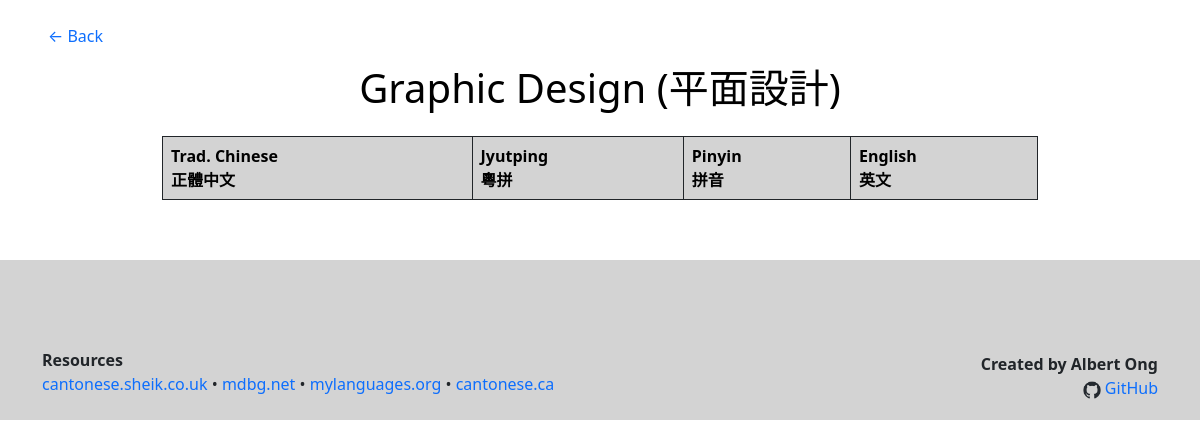
Before: /pages/category.php?name=Graphic Design&parent=Art&parent2=Nouns&chinese=平面設計 with the older database file.
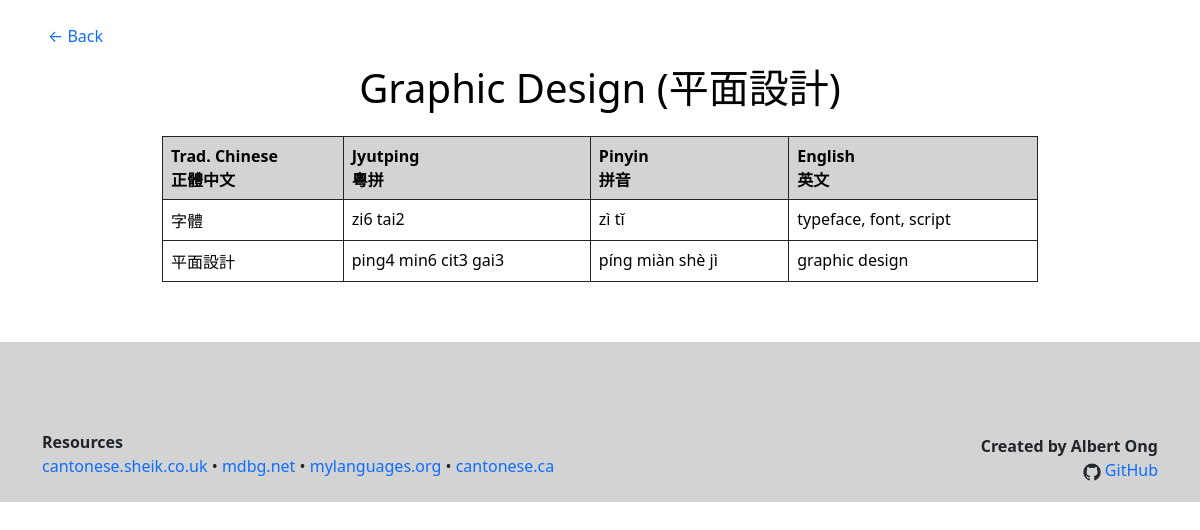
After: the same page with the newer database file.
### tables this page shows
CREATE TABLE "vocabulary" (
	"chinese"	TEXT NOT NULL,
	"chinese_variation"	TEXT,
	"jyutping"	TEXT NOT NULL,
	"pinyin"	TEXT NOT NULL,
	"english"	TEXT NOT NULL,
	"category"	TEXT NOT NULL,
	"subcategory"	TEXT,
	"subcategory2"	TEXT,
	"priority"	INTEGER,
	PRIMARY KEY("chinese","category","subcategory","subcategory2")
);

### pages/category.php (the view, shortened to what this page needs)
<html>
<head>
<link href="https://cdn.jsdelivr.net/npm/bootstrap@5.0.2/dist/css/bootstrap.min.css" rel="stylesheet">
<link rel="stylesheet" href="../assets/custom.css">
</head>
<body>
<div class="mx-5 mt-4">
  <a href="homepage.php">← Back</a>
</div>
<?php
$db = new SQLite3('../database/database.db');
$category_name = $_GET["name"];
$category_parent = $_GET["parent"];
$category_parent2 = $_GET["parent2"];
$category_chinese_name = $_GET["chinese"];
if ($category_parent == NULL AND $category_parent2 == NULL) {
  $category = "'$category_name'";
  $subcategory = "NULL";
  $subcategory2 = "NULL";
}
else if ($category_parent != NULL AND $category_parent2 == NULL){
  $category = "'$category_parent'";
  $subcategory = "'$category_name'";
  $subcategory2 = "NULL";
}
else if ($category_parent != NULL AND $category_parent2 != NULL) {
  $category = "'$category_parent2'";
  $subcategory = "'$category_parent'";
  $subcategory2 = "'$category_name'";
}
echo
"<div class='container mt-3 w-75'>
  <h1>$category_name ($category_chinese_name)</h1>
  <table class='table table-bordered border-dark text-black mt-4 mb-5'>
  <tr class='table-heading'>
    <th>Trad. Chinese<br>正體中文</th>
    <th>Jyutping<br>粵拼</th>
    <th>Pinyin<br>拼音 </th>
    <th>English<br>英文</th>
  </tr>";
if ($subcategory2 == "'States'") {
  $order = "priority ASC, english";
}
else {
  $order = "length(chinese), priority DESC, jyutping";
}
$query = "SELECT * FROM vocabulary
          WHERE category IS $category
          AND subcategory IS $subcategory
          AND subcategory2 IS $subcategory2
          ORDER BY $order";
$res = $db -> query($query);
while ($word = $res -> fetchArray()) {
  $chinese = $word[0];
  $chinese_variation = $word[1] != null ? "<br>" . $word[1] : null;
  $jyutping = $word[2];
  $pinyin = $word[3];
  $english = $word[4];
  echo "<tr>
          <td>$chinese$chinese_variation</td> <td>$jyutping</td> <td>$pinyin</td> <td>$english</td>
        </tr>";
}
echo "</table></div>";
?>
<nav class="navbar navbar-expand-lg navbar-light bg-lightgray h-20 d-flex align-items-end" style="margin-top: 5%;">
  <div class="container">
    <div class="navbar-collapse">
      <ul class="list-unstyled">
      <li><strong>Resources</strong></li>
      <li>
         <a target="_blank" href="http://www.cantonese.sheik.co.uk/">cantonese.sheik.co.uk</a>
       • <a target="_blank" href="https://www.mdbg.net/chinese/dictionary">mdbg.net</a>
       • <a target="_blank" href="http://mylanguages.org/learn_cantonese.php">mylanguages.org</a>
       • <a target="_blank" href="https://cantonese.ca/">cantonese.ca</a>
      </li>
      </ul>
      <div class="ms-auto mb-2 text-end">
        <strong>Created by Albert Ong</strong><br>
        <img src="../assets/github_icon.png" height="18px">
        <a class="ml-5" target="_blank" href="https://github.com/Albert-C-Ong/Cantonese-Vocabulary-Table">GitHub</a>
      </div>
    </div>
  </div>
</nav>
</body>
</html>

### assets/custom.css (style rules this page uses)
body { min-height: 100%; }
h1, h2, h3 { color: black; text-align: center; }
a { text-decoration: none; }
.bg-lightgray { background-color: lightgray; }
.h-20 { height: 20%; }
.table-heading { background-color: lightgray; }
.text-black { color: black; }

Changed rows visible on the page:
added vocabulary: chinese "字體", jyutping "zi6 tai2", pinyin "zì tǐ", english "typeface, font, script"
added vocabulary: chinese "平面設計", jyutping "ping4 min6 cit3 gai3", pinyin "píng miàn shè jì", english "graphic design"
